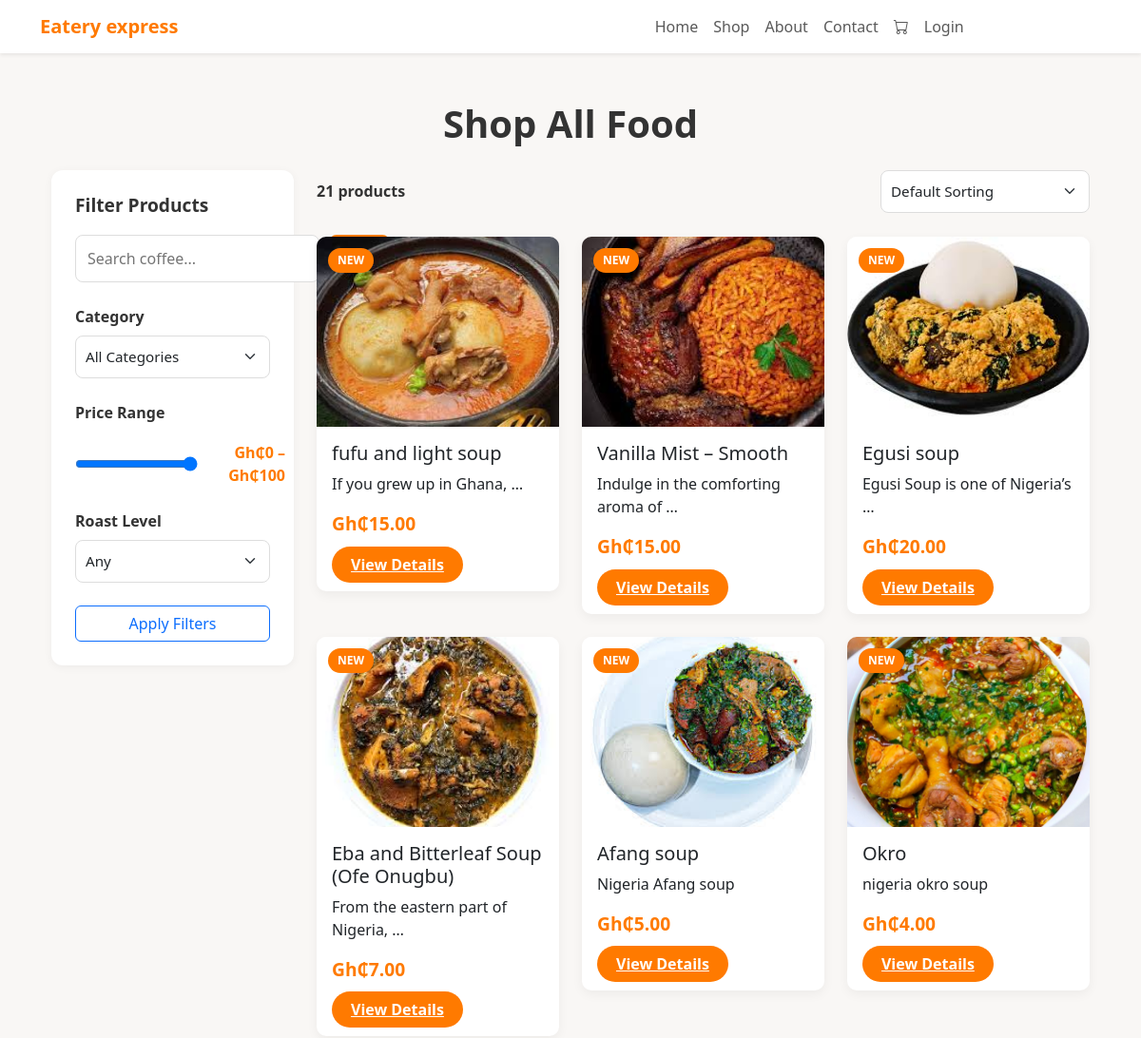
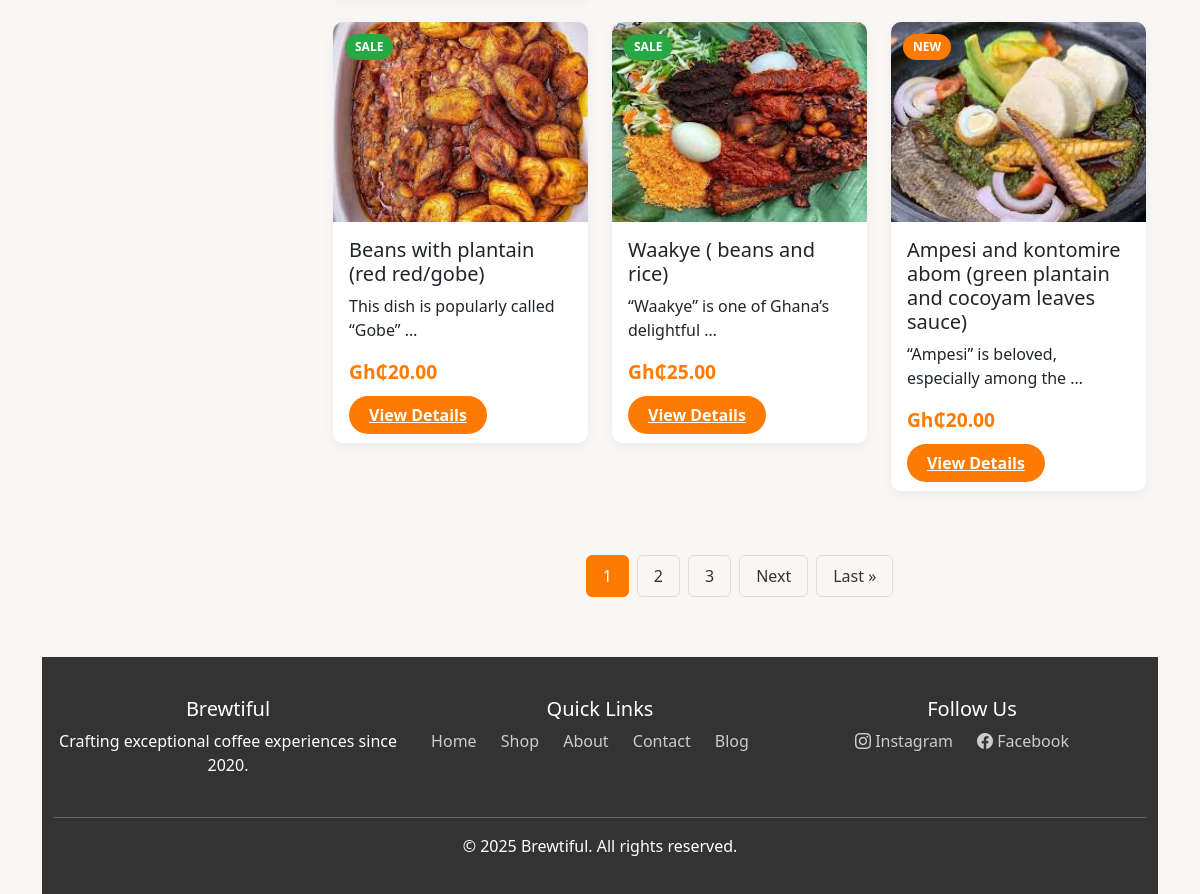
The app's page /shop/ with its own data (2 pictures, top to bottom).
### App/models.py (models this page shows)
class Product(models.Model):
    name = models.CharField(max_length=200)
    description = models.TextField()
    price = models.DecimalField(max_digits=10, decimal_places=2)
    image = models.ImageField(upload_to='products/')
    category = models.ForeignKey(Category, on_delete=models.CASCADE)
    roast_level = models.CharField(max_length=20, choices=[
        ('light', 'Light'),
        ('medium', 'Medium'),
        ('dark', 'Dark'),
    ], blank=True, null=True)
    origin = models.CharField(max_length=100, blank=True, null=True)
    is_new = models.BooleanField(default=False)
    is_on_sale = models.BooleanField(default=False)
    created_at = models.DateTimeField(auto_now_add=True)

### App/views.py (the view)
# urls.py: path('shop/', views.shop, name='shop'),
def shop(request):
    category_id = request.GET.get('category')
    sort_by = request.GET.get('sort', 'default')
    page = request.GET.get('page', 1)
    products = Product.objects.all()
    if category_id and category_id.isdigit():
        products = products.filter(category_id=category_id)
    if sort_by == 'price_asc':
        products = products.order_by('price')
    elif sort_by == 'price_desc':
        products = products.order_by('-price')
    elif sort_by == 'name':
        products = products.order_by('name')
    paginator = Paginator(products, 9)  # 9 products per page
    products_page = paginator.get_page(page)
    context = {
        'products': products_page,
        'categories': Category.objects.all(),
        'sort_by': sort_by,
        'selected_category': int(category_id) if category_id and category_id.isdigit() else None,
    }
    return render(request, 'shop.html', context)

### App/context_processors.py (called while the page is built)
def cart_item_count(request):
    count = 0
    if request.user.is_authenticated:
        try:
            cart = Cart.objects.get(user=request.user)
            count = cart.items.count()
        except Cart.DoesNotExist:
            count = 0
    else:
        session_key = request.session.session_key
        if session_key:
            try:
                cart = Cart.objects.get(session_key=session_key)
                count = cart.items.count()
            except Cart.DoesNotExist:
                count = 0
    return {'cart_item_count': count}

### App/templates/shop.html (shortened to what this page needs)
{% extends 'base.html' %}
{% block content%}
{% load static %}
<!DOCTYPE html>
<html lang="en">
<head>
    <link href="https://cdn.jsdelivr.net/npm/bootstrap@5.3.0/dist/css/bootstrap.min.css" rel="stylesheet">
    <link rel="stylesheet" href="https://cdn.jsdelivr.net/npm/bootstrap-icons@1.10.0/font/bootstrap-icons.css">
    <link href="https://unpkg.com/aos@2.3.4/dist/aos.css" rel="stylesheet">
</head>
<body>
    <div class="container mt-5">
        <h1 class="section-title text-center">Shop All Food</h1>
        <div class="row">
            <div class="col-lg-3">
                <div class="filter-section">
                    <h3 class="filter-title">Filter Products</h3>
                    <div class="search-bar mb-4">
                        <input type="text" id="searchInput" placeholder="Search coffee..." onkeyup="filterProducts()">
                        <button type="button" onclick="filterProducts()"></button>
                    </div>
                    <div class="mb-4">
                        <label class="form-label fw-bold">Category</label>
                        <select class="form-select" id="categoryFilter" onchange="applyFilters()">
                            <option value="">All Categories</option>
                        </select>
                    </div>
                    <div class="mb-4">
                        <label class="form-label fw-bold">Price Range</label>
                        <div class="price-range">
                            <input type="range" id="priceRange" min="0" max="100" value="100" step="5" oninput="updatePriceLabel()">
                            <span id="priceLabel" class="price-label">Gh₵0 – Gh₵100</span>
                        </div>
                    </div>
                    <div class="mb-4">
                        <label class="form-label fw-bold">Roast Level</label>
                        <select class="form-select" onchange="applyFilters()">
                            <option value="">Any</option>
                        </select>
                    </div>
                    <button class="btn btn-outline-primary w-100" onclick="alert('Filters applied!')">Apply Filters</button>
                </div>
            </div>
            <div class="col-lg-9">
                <div class="sort-controls">
                    <div>
                        <strong>{{ products.paginator.count }} products</strong>
                    </div>
                    <div>
                        <select class="form-select sort-dropdown" onchange="location.href='?sort=' + this.value">
                            <option value="default" {% if sort_by == 'default' %}selected{% endif %}>Default Sorting</option>
                        </select>
                    </div>
                </div>
                {% if products %}
                <div class="row">
                    {% for product in products %}
                    <div class="col-md-4 mb-4 product-item" data-name="{{ product.name|lower }}" data-category="{{ product.category.id }}">
                        <div class="card product-card">
                            <div style="position: relative;">
                                <img src="{{ product.image.url }}" class="product-img" alt="{{ product.name }}" loading="lazy">
                                {% if product.is_new %}
                                    <span class="badge-new">NEW</span>
                                {% elif product.is_on_sale %}
                                    <span class="badge-sale">SALE</span>
                                {% endif %}
                            </div>
                            <div class="card-body">
                                <h5 class="card-title">{{ product.name }}</h5>
                                <p class="card-text">{{ product.description|truncatewords:6 }}</p>
                                <p class="product-price">Gh₵{{ product.price }}</p>
                                <a href="{% url 'product_detail' product.id %}" class="btn-add-to-cart">View Details</a>
                            </div>
                        </div>
                    </div>
                    {% endfor %}
                </div>
                <div class="pagination">
                    {% for num in products.paginator.page_range %}
                        {% if products.number == num %}
                            <span class="active">{{ num }}</span>
                        {% else %}
                            <a href="?page={{ num }}{% if request.GET.sort %}&sort={{ request.GET.sort }}{% endif %}">{{ num }}</a>
                        {% endif %}
                    {% endfor %}
                    {% if products.has_next %}
                        <a href="?page={{ products.next_page_number }}{% if request.GET.sort %}&sort={{ request.GET.sort }}{% endif %}">Next</a>
                        <a href="?page={{ products.paginator.num_pages }}{% if request.GET.sort %}&sort={{ request.GET.sort }}{% endif %}">Last &raquo;</a>
                    {% endif %}
                </div>
                {% else %}
                <div class="no-products">
                    <i class="bi bi-search" style="font-size: 3rem; opacity: 0.5;"></i>
                    <h4 class="mt-3">No products found</h4>
                    <p>Try adjusting your filters or check back soon!</p>
                </div>
                {% endif %}
            </div>
        </div>
    </div>
    <footer class="text-center">
        <div class="container">
            <div class="row mb-4">
                <div class="col-md-4">
                    <h5>Brewtiful</h5>
                    <p>Crafting exceptional coffee experiences since 2020.</p>
                </div>
                <div class="col-md-4">
                    <h5>Quick Links</h5>
                    <div class="footer-links">
                        <a href="{% url 'home' %}">Home</a>
                        <a href="{% url 'shop' %}">Shop</a>
                        <a href="#about">About</a>
                        <a href="#contact">Contact</a>
                        <a href="#">Blog</a>
                    </div>
                </div>
                <div class="col-md-4">
                    <h5>Follow Us</h5>
                    <div class="footer-links">
                        <a href="#"><i class="bi bi-instagram"></i> Instagram</a>
                        <a href="#"><i class="bi bi-facebook"></i> Facebook</a>
                    </div>
                </div>
            </div>
            <hr>
            <p>&copy; 2025 Brewtiful. All rights reserved.</p>
        </div>
    </footer>
</body>
</html>
{% endblock %}

### App/templates/base.html (shortened to what this page needs)
<!DOCTYPE html>
<html lang="en">
<head>
    <link href="https://cdn.jsdelivr.net/npm/bootstrap@5.3.0/dist/css/bootstrap.min.css" rel="stylesheet">
    <link rel="stylesheet" href="https://cdn.jsdelivr.net/npm/bootstrap-icons@1.10.0/font/bootstrap-icons.css">
</head>
<body>
    <nav class="navbar navbar-expand-lg navbar-light bg-white shadow-sm sticky-top">
        <div class="container">
            <a class="navbar-brand" href="#"> Eatery express</a>
            <div class="collapse navbar-collapse" id="navbarNav">
                <ul class="navbar-nav" style="margin-left: 50%;">
                    <li class="nav-item"><a class="nav-link" href="{% url 'home' %}">Home</a></li>
                    <li class="nav-item"><a class="nav-link" href="{% url 'shop' %}">Shop</a></li>
                    <li class="nav-item"><a class="nav-link" href="#about">About</a></li>
                    <li class="nav-item"><a class="nav-link" href="#contact">Contact</a></li>
                    <li class="nav-item">
                        <a class="nav-link cart-icon" href="{% url 'cart' %}">
        <i class="bi bi-cart"></i>
    </a>
                    </li>
                    <li class="nav-item"><a class="nav-link" href="{% url 'login_page' %}">Login</a></li>
                </ul>
            </div>
        </div>
    </nav>
    <main class="container mt-4">
        {% block content %}{% endblock %}
    </main>
</body>
</html>

### App/templates/base.html (style rules this page uses)
body { font-family: 'Segoe UI', Tahoma, Geneva, Verdana, sans-serif; background-color: #fafafa; }
.navbar-brand { color: #ff7a00 !important; font-weight: bold; }
.cart-icon { position: relative; }

### App/templates/shop.html (style rules this page uses)
:root { --primary: #ff7a00; --secondary: #f9f7f5; --dark: #333; --light: #fff; --success: #28a745; --offer: #ffeaa7; --contact-bg: #f8f9fa; }
body { font-family: 'Segoe UI', Tahoma, Geneva, Verdana, sans-serif; background-color: var(--secondary); color: var(--dark); }
.navbar-brand { font-weight: bold; color: var(--primary) !important; }
.section-title { font-weight: bold; margin-top: 50px; margin-bottom: 25px; color: var(--dark); }
.product-card { border: none; box-shadow: 0 4px 12px rgba(0,0,0,0.05); border-radius: 10px; overflow: hidden; transition: transform 0.3s ease; background: white; }
.product-img { height: 200px; object-fit: cover; width: 100%; }
.product-price { font-weight: bold; color: var(--primary); font-size: 1.2rem; }
.btn-add-to-cart { background: var(--primary); color: white; border: none; padding: 8px 20px; font-weight: bold; border-radius: 30px; width: 100%; transition: all 0.3s ease; }
.filter-section { background: white; padding: 25px; border-radius: 12px; box-shadow: 0 2px 10px rgba(0,0,0,0.05); margin-bottom: 30px; }
.filter-title { font-weight: bold; margin-bottom: 20px; color: var(--dark); font-size: 1.2rem; }
.form-select, .form-control { border-radius: 8px; padding: 10px; font-size: 0.95rem; border: 1px solid #ddd; }
.price-range { display: flex; align-items: center; gap: 12px; margin-top: 10px; }
.price-range input[type="range"] { flex: 1; }
.price-label { min-width: 80px; text-align: right; font-weight: bold; color: var(--primary); }
.pagination { display: flex; justify-content: center; margin-top: 40px; }
.pagination a, .pagination span { color: var(--dark); text-decoration: none; padding: 8px 16px; border: 1px solid #ddd; border-radius: 6px; margin: 0 4px; transition: all 0.2s; }
.pagination .active { background: var(--primary); color: white; border-color: var(--primary); }
.search-bar { display: flex; gap: 10px; margin-bottom: 20px; }
.search-bar input { flex-grow: 1; padding: 12px; border-radius: 8px; border: 1px solid #ddd; }
.search-bar button { background: var(--primary); color: white; border: none; padding: 12px 24px; border-radius: 8px; font-weight: bold; cursor: pointer; }
.sort-controls { display: flex; justify-content: space-between; align-items: center; margin-bottom: 25px; }
.sort-dropdown { width: 220px; }
.badge-new { position: absolute; top: 12px; left: 12px; background: var(--primary); color: white; padding: 4px 10px; border-radius: 20px; font-size: 0.75rem; font-weight: bold; z-index: 2; }
.badge-sale { position: absolute; top: 12px; left: 12px; background: var(--success); color: white; padding: 4px 10px; border-radius: 20px; font-size: 0.75rem; font-weight: bold; z-index: 2; }
footer { background: var(--dark); color: white; padding: 40px 0 20px; margin-top: 60px; }
.footer-links a { color: #ccc; text-decoration: none; margin-right: 20px; }

### records on screen
Product: image (picture), is_new "NEW", name "fufu and light soup", description "If you grew up in Ghana, …", price "15.00"
Product: image (picture), is_new "NEW", name "Vanilla Mist – Smooth", description "Indulge in the comforting aroma of …", price "15.00"
Product: image (picture), is_new "NEW", name "Egusi soup", description "Egusi Soup is one of Nigeria’s …", price "20.00"
Product: image (picture), is_new "NEW", name "Eba and Bitterleaf Soup (Ofe Onugbu)", description "From the eastern part of Nigeria, …", price "7.00"
Product: image (picture), is_new "NEW", name "Afang soup", description "Nigeria Afang soup", price "5.00"
Product: image (picture), is_new "NEW", name "Okro", description "nigeria okro soup", price "4.00"
Product: image (picture), is_new "SALE", name "Beans with plantain (red red/gobe)", description "This dish is popularly called “Gobe” …", price "20.00"
Product: image (picture), is_new "SALE", name "Waakye ( beans and rice)", description "“Waakye” is one of Ghana’s delightful …", price "25.00"
Product: image (picture), is_new "NEW", name "Ampesi and kontomire abom (green plantain and cocoyam leaves sauce)", description "“Ampesi” is beloved, especially among the …", price "20.00"

### other values on screen
{{ products.paginator.count }} "21"
{{ num }} "1"
{{ num }} "2" "3"
